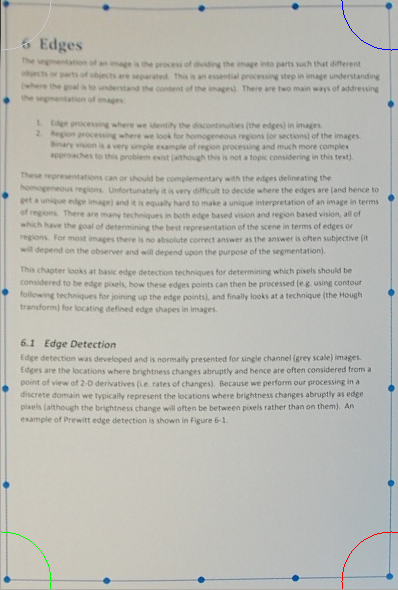
//> input picture lab3/Samples/good_transform_pic_1.png, 398 x 590 px
$ ./template Samples/good_transform_pic_1.png Samples/houghed.png   (built with g++ and OpenCV 4)
//> lines starting //> are read from the running program, lines starting //| are printed output that depends on the picture; after the words box and inside, x2 and y2 are one past the last pixel; in counts of white or black regions, pixels touching at a corner belong together
#include "opencv2/highgui/highgui.hpp"
#include "opencv2/imgproc/imgproc.hpp"
#include <iostream>
#include <stdio.h>

using namespace std;
using namespace cv;

/// Global Variables
Mat img; Mat templ; Mat result;
char* image_window = "Source Image";
char* result_window = "Result window";

int match_method;
int max_Trackbar = 5;

/// Function Headers
void MatchingMethod( int, void* );

/** @function main */
int main( int argc, char** argv )
{
    /// Load image and template
    templ = imread( argv[1], 1 );
//> templ is the input picture: 590 rows x 398 cols, CV_8UC3; mean B, G, R 178.3, 185.1, 185.2
    Rect roi (0,0,templ.cols,templ.rows/2);
//> roi = Rect(0, 0, 398, 295)
    templ = templ(roi);
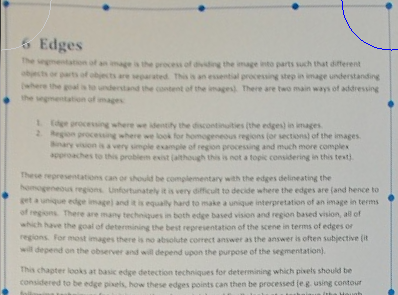
//> templ: 295 rows x 398 cols, CV_8UC3; mean B, G, R 173.2, 180.9, 181.8
    img = imread( argv[2], 1 );
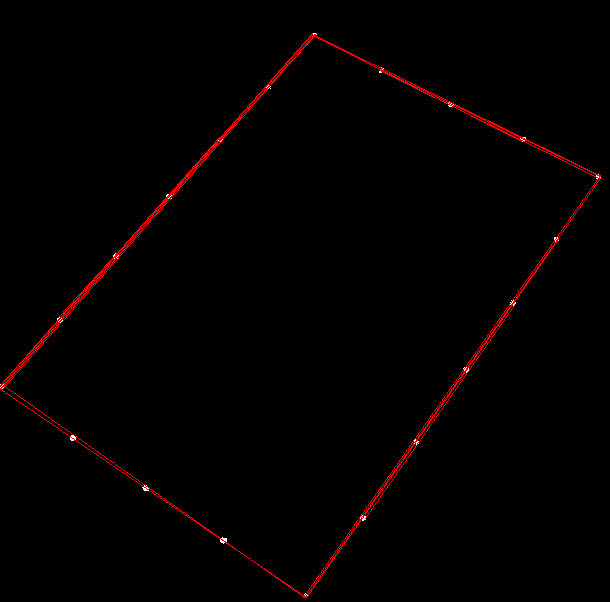
//> input picture lab3/Samples/houghed.png, 610 x 602 px
//> img is the input picture: 602 rows x 610 cols, CV_8UC3; mean B, G, R 0.2, 0.2, 3.3

    namedWindow( "hi", CV_WINDOW_AUTOSIZE);
    imshow("hi", templ);
    waitKey();

    /// Create windows
    namedWindow( image_window, CV_WINDOW_AUTOSIZE );
    namedWindow( result_window, CV_WINDOW_AUTOSIZE );

    /// Create Trackbar
    char* trackbar_label = "Method: \n 0: SQDIFF \n 1: SQDIFF NORMED \n 2: TM CCORR \n 3: TM CCORR NORMED \n 4: TM COEFF \n 5: TM COEFF NORMED";
    createTrackbar( trackbar_label, image_window, &match_method, max_Trackbar, MatchingMethod );

    MatchingMethod( 0, 0 );

    waitKey(0);
    return 0;
}

/**
 * @function MatchingMethod
 * @brief Trackbar callback
 */
void MatchingMethod( int, void* )
{
    /// Source image to display
    Mat img_display;
    img.copyTo( img_display );

    /// Create the result matrix
    int result_cols =  img.cols - templ.cols + 1;
//> result_cols = 213
    int result_rows = img.rows - templ.rows + 1;
//> result_rows = 308

    result.create( result_cols, result_rows, CV_32FC1 );

    /// Do the Matching and Normalize
    matchTemplate( img, templ, result, match_method );
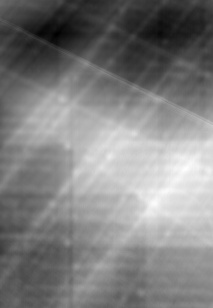
//> result: 308 rows x 213 cols, CV_32FC1; min 1.13e+10, max 1.13e+10, mean 1.13e+10; drawn with min black and max white
    normalize( result, result, 0, 1, NORM_MINMAX, -1, Mat() );

    /// Localizing the best match with minMaxLoc
    double minVal, maxVal;
    Point minLoc; Point maxLoc;
    Point matchLoc;

    minMaxLoc( result, &minVal, &maxVal, &minLoc, &maxLoc, Mat() );
//> minVal = 0; maxVal = 1; minLoc = Point(56, 34); maxLoc = Point(186, 168)
    cout << "maxval: " << minVal << endl;
//| maxval: 0

    /// For SQDIFF and SQDIFF_NORMED, the best matches are lower values. For all the other methods, the higher the better
    if( match_method  == CV_TM_SQDIFF || match_method == CV_TM_SQDIFF_NORMED ){
        matchLoc = minLoc;
//> matchLoc = Point(56, 34)
    }
    else {
        matchLoc = maxLoc;
    }

    /// Show me what you got
    rectangle( img_display, matchLoc, Point( matchLoc.x + templ.cols , matchLoc.y + templ.rows ), Scalar::all(0), 2, 8, 0 );
//> img_display: 602 rows x 610 cols, CV_8UC3; 45 pixels changed, all inside (x1, y1, x2, y2) = (55, 33, 456, 330)
    rectangle( result, matchLoc, Point( matchLoc.x + templ.cols , matchLoc.y + templ.rows ), Scalar::all(0), 2, 8, 0 );
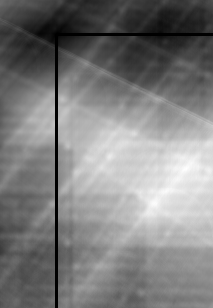
//> result: 308 rows x 213 cols, CV_32FC1; min 0, max 1, mean 0.496

    imshow( image_window, img_display );
    imshow( result_window, result );

    return;
}
